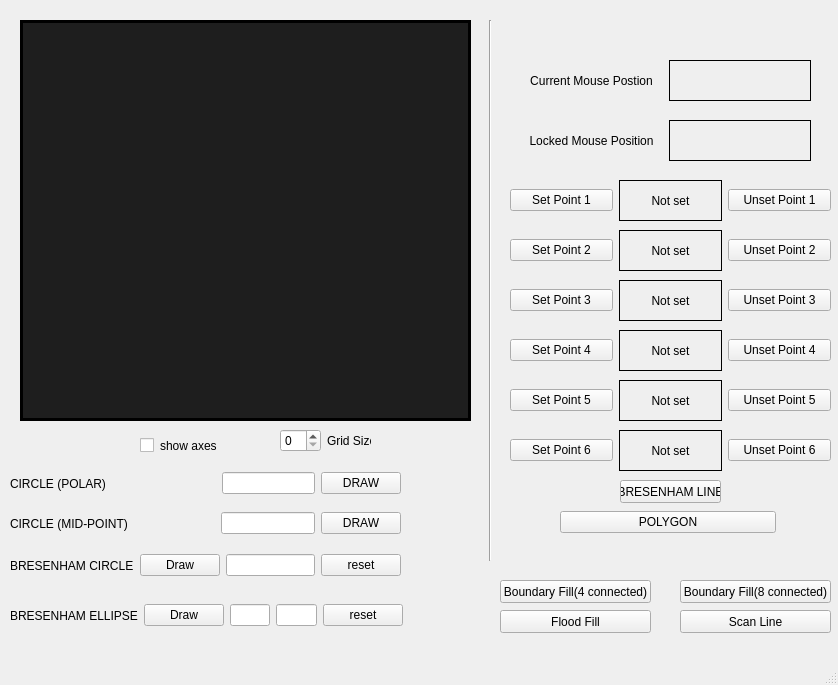
<?xml version="1.0" encoding="UTF-8"?>
<ui version="4.0">
 <class>MainWindow</class>
 <widget class="QMainWindow" name="MainWindow">
  <property name="geometry">
   <rect>
    <x>0</x>
    <y>0</y>
    <width>838</width>
    <height>685</height>
   </rect>
  </property>
  <property name="windowTitle">
   <string>MainWindow</string>
  </property>
  <widget class="QWidget" name="centralwidget">
   <widget class="Line" name="line">
    <property name="geometry">
     <rect>
      <x>480</x>
      <y>20</y>
      <width>20</width>
      <height>541</height>
     </rect>
    </property>
    <property name="orientation">
     <enum>Qt::Vertical</enum>
    </property>
   </widget>
   <widget class="my_label" name="frame">
    <property name="enabled">
     <bool>true</bool>
    </property>
    <property name="geometry">
     <rect>
      <x>20</x>
      <y>20</y>
      <width>451</width>
      <height>401</height>
     </rect>
    </property>
    <property name="mouseTracking">
     <bool>true</bool>
    </property>
    <property name="autoFillBackground">
     <bool>false</bool>
    </property>
    <property name="styleSheet">
     <string notr="true">background-color: rgb(30, 30, 30) </string>
    </property>
    <property name="frameShape">
     <enum>QFrame::Box</enum>
    </property>
    <property name="frameShadow">
     <enum>QFrame::Plain</enum>
    </property>
    <property name="lineWidth">
     <number>3</number>
    </property>
    <property name="text">
     <string/>
    </property>
   </widget>
   <widget class="QCheckBox" name="show_axes">
    <property name="geometry">
     <rect>
      <x>140</x>
      <y>430</y>
      <width>86</width>
      <height>31</height>
     </rect>
    </property>
    <property name="styleSheet">
     <string notr="true">QCheckBox::indicator {
    background: none;
}</string>
    </property>
    <property name="text">
     <string>show axes</string>
    </property>
   </widget>
   <widget class="QWidget" name="horizontalLayoutWidget">
    <property name="geometry">
     <rect>
      <x>280</x>
      <y>420</y>
      <width>91</width>
      <height>41</height>
     </rect>
    </property>
    <layout class="QHBoxLayout" name="horizontalLayout_2">
     <item>
      <widget class="QSpinBox" name="grid_size"/>
     </item>
     <item>
      <widget class="QLabel" name="label_3">
       <property name="text">
        <string>Grid Size</string>
       </property>
      </widget>
     </item>
    </layout>
   </widget>
   <widget class="QWidget" name="layoutWidget">
    <property name="geometry">
     <rect>
      <x>10</x>
      <y>540</y>
      <width>391</width>
      <height>51</height>
     </rect>
    </property>
    <layout class="QHBoxLayout" name="horizontalLayout_7">
     <item>
      <widget class="QLabel" name="label_5">
       <property name="text">
        <string>BRESENHAM CIRCLE</string>
       </property>
      </widget>
     </item>
     <item>
      <widget class="QPushButton" name="draw_2">
       <property name="text">
        <string>Draw</string>
       </property>
      </widget>
     </item>
     <item>
      <widget class="QLineEdit" name="lineEdit_3"/>
     </item>
     <item>
      <widget class="QPushButton" name="reset_2">
       <property name="text">
        <string>reset</string>
       </property>
      </widget>
     </item>
    </layout>
   </widget>
   <widget class="QWidget" name="layoutWidget">
    <property name="geometry">
     <rect>
      <x>510</x>
      <y>180</y>
      <width>321</width>
      <height>41</height>
     </rect>
    </property>
    <layout class="QHBoxLayout" name="horizontalLayout">
     <item>
      <widget class="QPushButton" name="set_p1">
       <property name="text">
        <string>Set Point 1</string>
       </property>
      </widget>
     </item>
     <item>
      <widget class="QLabel" name="p1_label">
       <property name="frameShape">
        <enum>QFrame::Box</enum>
       </property>
       <property name="text">
        <string>Not set</string>
       </property>
       <property name="alignment">
        <set>Qt::AlignCenter</set>
       </property>
      </widget>
     </item>
     <item>
      <widget class="QPushButton" name="unset_p1">
       <property name="enabled">
        <bool>true</bool>
       </property>
       <property name="text">
        <string>Unset Point 1</string>
       </property>
      </widget>
     </item>
    </layout>
   </widget>
   <widget class="QWidget" name="layoutWidget">
    <property name="geometry">
     <rect>
      <x>510</x>
      <y>230</y>
      <width>321</width>
      <height>41</height>
     </rect>
    </property>
    <layout class="QHBoxLayout" name="horizontalLayout_3">
     <item>
      <widget class="QPushButton" name="set_p2">
       <property name="enabled">
        <bool>true</bool>
       </property>
       <property name="text">
        <string>Set Point 2</string>
       </property>
      </widget>
     </item>
     <item>
      <widget class="QLabel" name="p2_label">
       <property name="frameShape">
        <enum>QFrame::Box</enum>
       </property>
       <property name="text">
        <string>Not set</string>
       </property>
       <property name="alignment">
        <set>Qt::AlignCenter</set>
       </property>
      </widget>
     </item>
     <item>
      <widget class="QPushButton" name="unset_p2">
       <property name="text">
        <string>Unset Point 2</string>
       </property>
      </widget>
     </item>
    </layout>
   </widget>
   <widget class="QWidget" name="layoutWidget">
    <property name="geometry">
     <rect>
      <x>520</x>
      <y>60</y>
      <width>291</width>
      <height>41</height>
     </rect>
    </property>
    <layout class="QHBoxLayout" name="horizontalLayout_4">
     <item>
      <widget class="QLabel" name="label">
       <property name="text">
        <string>Current Mouse Postion</string>
       </property>
       <property name="textFormat">
        <enum>Qt::AutoText</enum>
       </property>
       <property name="alignment">
        <set>Qt::AlignCenter</set>
       </property>
      </widget>
     </item>
     <item>
      <widget class="QLabel" name="mouse_position">
       <property name="frameShape">
        <enum>QFrame::Panel</enum>
       </property>
       <property name="text">
        <string/>
       </property>
      </widget>
     </item>
    </layout>
   </widget>
   <widget class="QWidget" name="layoutWidget">
    <property name="geometry">
     <rect>
      <x>520</x>
      <y>120</y>
      <width>291</width>
      <height>41</height>
     </rect>
    </property>
    <layout class="QHBoxLayout" name="horizontalLayout_5">
     <item>
      <widget class="QLabel" name="label_2">
       <property name="text">
        <string>Locked Mouse Position</string>
       </property>
       <property name="textFormat">
        <enum>Qt::MarkdownText</enum>
       </property>
       <property name="alignment">
        <set>Qt::AlignCenter</set>
       </property>
      </widget>
     </item>
     <item>
      <widget class="QLabel" name="locked_position">
       <property name="frameShape">
        <enum>QFrame::Panel</enum>
       </property>
       <property name="text">
        <string/>
       </property>
      </widget>
     </item>
    </layout>
   </widget>
   <widget class="QWidget" name="layoutWidget">
    <property name="geometry">
     <rect>
      <x>10</x>
      <y>590</y>
      <width>393</width>
      <height>51</height>
     </rect>
    </property>
    <layout class="QHBoxLayout" name="horizontalLayout_6">
     <item>
      <widget class="QLabel" name="label_4">
       <property name="text">
        <string>BRESENHAM ELLIPSE</string>
       </property>
      </widget>
     </item>
     <item>
      <widget class="QPushButton" name="draw">
       <property name="text">
        <string>Draw</string>
       </property>
      </widget>
     </item>
     <item>
      <widget class="QLineEdit" name="lineEdit_4"/>
     </item>
     <item>
      <widget class="QLineEdit" name="lineEdit_5"/>
     </item>
     <item>
      <widget class="QPushButton" name="reset">
       <property name="text">
        <string>reset</string>
       </property>
      </widget>
     </item>
    </layout>
   </widget>
   <widget class="QWidget" name="layoutWidget_2">
    <property name="geometry">
     <rect>
      <x>10</x>
      <y>510</y>
      <width>391</width>
      <height>27</height>
     </rect>
    </property>
    <layout class="QHBoxLayout" name="horizontalLayout_10">
     <item>
      <layout class="QHBoxLayout" name="horizontalLayout_11">
       <item>
        <widget class="QLabel" name="label_7">
         <property name="text">
          <string>CIRCLE (MID-POINT)                          </string>
         </property>
        </widget>
       </item>
       <item>
        <widget class="QLineEdit" name="lineEdit_2">
         <property name="text">
          <string/>
         </property>
        </widget>
       </item>
       <item>
        <widget class="QPushButton" name="pushButton_2">
         <property name="text">
          <string>DRAW</string>
         </property>
        </widget>
       </item>
      </layout>
     </item>
    </layout>
   </widget>
   <widget class="QWidget" name="layoutWidget">
    <property name="geometry">
     <rect>
      <x>10</x>
      <y>470</y>
      <width>391</width>
      <height>27</height>
     </rect>
    </property>
    <layout class="QHBoxLayout" name="horizontalLayout_9">
     <item>
      <layout class="QHBoxLayout" name="horizontalLayout_8">
       <item>
        <widget class="QLabel" name="label_6">
         <property name="text">
          <string>CIRCLE (POLAR)                                 </string>
         </property>
        </widget>
       </item>
       <item>
        <widget class="QLineEdit" name="lineEdit">
         <property name="text">
          <string/>
         </property>
        </widget>
       </item>
       <item>
        <widget class="QPushButton" name="pushButton">
         <property name="text">
          <string>DRAW</string>
         </property>
        </widget>
       </item>
      </layout>
     </item>
    </layout>
   </widget>
   <widget class="QPushButton" name="pushButton_4">
    <property name="geometry">
     <rect>
      <x>500</x>
      <y>580</y>
      <width>151</width>
      <height>23</height>
     </rect>
    </property>
    <property name="text">
     <string>Boundary Fill(4 connected)</string>
    </property>
   </widget>
   <widget class="QPushButton" name="pushButton_5">
    <property name="geometry">
     <rect>
      <x>680</x>
      <y>580</y>
      <width>151</width>
      <height>23</height>
     </rect>
    </property>
    <property name="text">
     <string>Boundary Fill(8 connected)</string>
    </property>
   </widget>
   <widget class="QPushButton" name="pushButton_6">
    <property name="geometry">
     <rect>
      <x>500</x>
      <y>610</y>
      <width>151</width>
      <height>23</height>
     </rect>
    </property>
    <property name="text">
     <string>Flood Fill</string>
    </property>
   </widget>
   <widget class="QPushButton" name="pushButton_7">
    <property name="geometry">
     <rect>
      <x>620</x>
      <y>480</y>
      <width>101</width>
      <height>23</height>
     </rect>
    </property>
    <property name="text">
     <string>BRESENHAM LINE</string>
    </property>
   </widget>
   <widget class="QWidget" name="layoutWidget_3">
    <property name="geometry">
     <rect>
      <x>510</x>
      <y>280</y>
      <width>321</width>
      <height>41</height>
     </rect>
    </property>
    <layout class="QHBoxLayout" name="horizontalLayout_13">
     <item>
      <widget class="QPushButton" name="set_p1_2">
       <property name="text">
        <string>Set Point 3</string>
       </property>
      </widget>
     </item>
     <item>
      <widget class="QLabel" name="p1_label_2">
       <property name="frameShape">
        <enum>QFrame::Box</enum>
       </property>
       <property name="text">
        <string>Not set</string>
       </property>
       <property name="alignment">
        <set>Qt::AlignCenter</set>
       </property>
      </widget>
     </item>
     <item>
      <widget class="QPushButton" name="unset_p1_2">
       <property name="enabled">
        <bool>true</bool>
       </property>
       <property name="text">
        <string>Unset Point 3</string>
       </property>
      </widget>
     </item>
    </layout>
   </widget>
   <widget class="QWidget" name="layoutWidget_4">
    <property name="geometry">
     <rect>
      <x>510</x>
      <y>330</y>
      <width>321</width>
      <height>41</height>
     </rect>
    </property>
    <layout class="QHBoxLayout" name="horizontalLayout_14">
     <item>
      <widget class="QPushButton" name="set_p1_3">
       <property name="text">
        <string>Set Point 4</string>
       </property>
      </widget>
     </item>
     <item>
      <widget class="QLabel" name="p1_label_3">
       <property name="frameShape">
        <enum>QFrame::Box</enum>
       </property>
       <property name="text">
        <string>Not set</string>
       </property>
       <property name="alignment">
        <set>Qt::AlignCenter</set>
       </property>
      </widget>
     </item>
     <item>
      <widget class="QPushButton" name="unset_p1_3">
       <property name="enabled">
        <bool>true</bool>
       </property>
       <property name="text">
        <string>Unset Point 4</string>
       </property>
      </widget>
     </item>
    </layout>
   </widget>
   <widget class="QWidget" name="layoutWidget_5">
    <property name="geometry">
     <rect>
      <x>510</x>
      <y>380</y>
      <width>321</width>
      <height>41</height>
     </rect>
    </property>
    <layout class="QHBoxLayout" name="horizontalLayout_15">
     <item>
      <widget class="QPushButton" name="set_p1_4">
       <property name="text">
        <string>Set Point 5</string>
       </property>
      </widget>
     </item>
     <item>
      <widget class="QLabel" name="p1_label_4">
       <property name="frameShape">
        <enum>QFrame::Box</enum>
       </property>
       <property name="text">
        <string>Not set</string>
       </property>
       <property name="alignment">
        <set>Qt::AlignCenter</set>
       </property>
      </widget>
     </item>
     <item>
      <widget class="QPushButton" name="unset_p1_4">
       <property name="enabled">
        <bool>true</bool>
       </property>
       <property name="text">
        <string>Unset Point 5</string>
       </property>
      </widget>
     </item>
    </layout>
   </widget>
   <widget class="QWidget" name="layoutWidget_6">
    <property name="geometry">
     <rect>
      <x>510</x>
      <y>430</y>
      <width>321</width>
      <height>41</height>
     </rect>
    </property>
    <layout class="QHBoxLayout" name="horizontalLayout_16">
     <item>
      <widget class="QPushButton" name="set_p1_5">
       <property name="text">
        <string>Set Point 6</string>
       </property>
      </widget>
     </item>
     <item>
      <widget class="QLabel" name="p1_label_5">
       <property name="frameShape">
        <enum>QFrame::Box</enum>
       </property>
       <property name="text">
        <string>Not set</string>
       </property>
       <property name="alignment">
        <set>Qt::AlignCenter</set>
       </property>
      </widget>
     </item>
     <item>
      <widget class="QPushButton" name="unset_p1_5">
       <property name="enabled">
        <bool>true</bool>
       </property>
       <property name="text">
        <string>Unset Point 6</string>
       </property>
      </widget>
     </item>
    </layout>
   </widget>
   <widget class="QPushButton" name="pushButton_8">
    <property name="geometry">
     <rect>
      <x>680</x>
      <y>610</y>
      <width>151</width>
      <height>23</height>
     </rect>
    </property>
    <property name="text">
     <string>Scan Line</string>
    </property>
   </widget>
   <widget class="QWidget" name="layoutWidget">
    <property name="geometry">
     <rect>
      <x>560</x>
      <y>510</y>
      <width>216</width>
      <height>25</height>
     </rect>
    </property>
    <layout class="QHBoxLayout" name="horizontalLayout_12">
     <item>
      <widget class="QPushButton" name="pushButton_3">
       <property name="text">
        <string>POLYGON</string>
       </property>
      </widget>
     </item>
    </layout>
   </widget>
  </widget>
  <widget class="QMenuBar" name="menubar">
   <property name="geometry">
    <rect>
     <x>0</x>
     <y>0</y>
     <width>838</width>
     <height>21</height>
    </rect>
   </property>
  </widget>
  <widget class="QStatusBar" name="statusbar"/>
 </widget>
 <customwidgets>
  <customwidget>
   <class>my_label</class>
   <extends>QLabel</extends>
   <header location="global">my_label.h</header>
  </customwidget>
 </customwidgets>
 <resources/>
 <connections/>
</ui>
